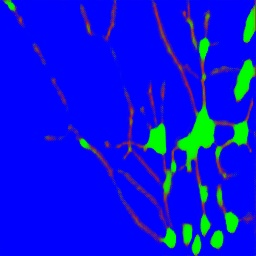
#> input picture get_blob_count_5/prediction_result1.jpg, 256 x 256 px
$ python manuelBinarization.py
#> lines starting #> are read from the running program, lines starting #| are printed output that depends on the picture; after the words box and inside, x2 and y2 are one past the last pixel; in counts of white or black regions, pixels touching at a corner belong together
# manually binarization of colored guess image  results the
# binarized gues is  output of this file

import cv2


def binarize_image(image_path, threshold_value):
    # Load the image
#> called with image_path = 'prediction_result1.jpg', threshold_value = 127
    image = cv2.imread(image_path, cv2.IMREAD_GRAYSCALE)
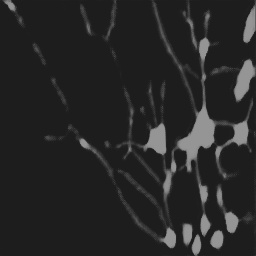
#> image: shape (256, 256); min 23, max 156, mean 39.4

    # Apply binary thresholding
    _, binary_image = cv2.threshold(image, threshold_value, 255, cv2.THRESH_BINARY)
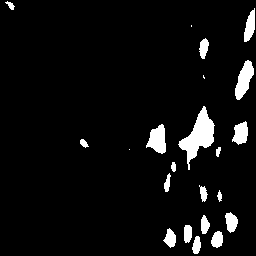
#> binary_image: shape (256, 256); 5.6% white; 22 white regions (3 under 20 px), largest, box (x1, y1, x2, y2) and area: (178, 106, 215, 170) 944, (235, 60, 254, 100) 427, (146, 124, 166, 154) 390

    return binary_image

threshold_value = 127  # Adjust this threshold value as needed

image_path = 'prediction_result1.jpg'
if __name__ == "__main__":
    binary_image = binarize_image(image_path, threshold_value)
    cv2.imwrite('binarizedDefaultGuess.jpg', binary_image)
